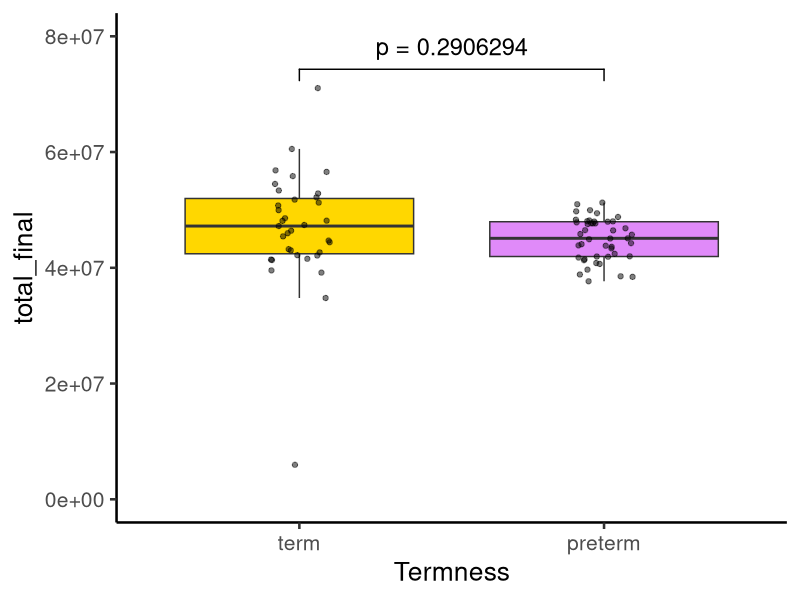
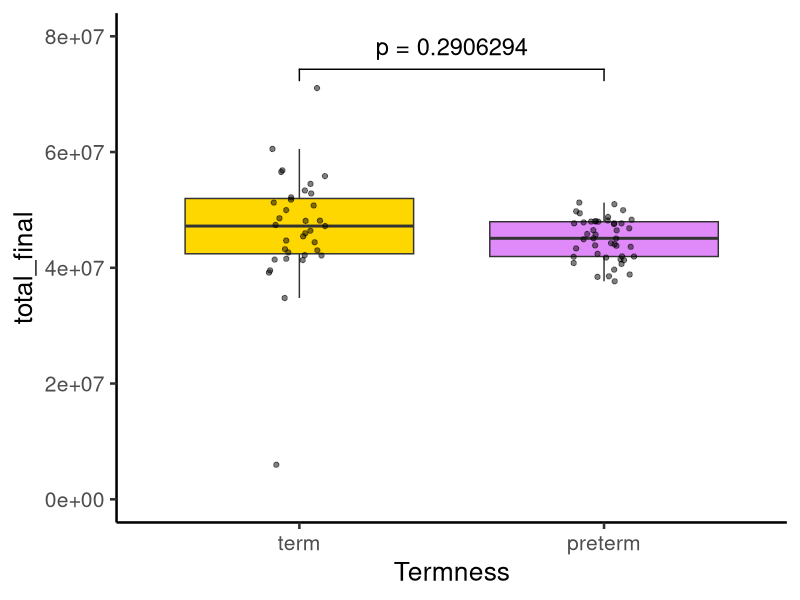

The R script that drew these images, in order:
## ---- chunk 1
df_quality <- read.delim("quality_summary.tsv")

library(readxl)
df_clinic <- read_excel("df_clinic_final.xlsx")
df_clinic <- as.data.frame(df_clinic)
## ---- chunk 2
df_quality <- df_quality[df_quality$Sample %in% df_clinic$Sample, ]
## ---- chunk 3
df_quality_all <- merge(x = df_quality,
                        y = df_clinic[ , c("Sample", "Termness")],
                        all.x = TRUE,
                        by = "Sample")
## ---- chunk 4
df_quality_all$Termness <- factor(df_quality_all$Termness,
                                  levels = c("term",
                                             "preterm"))
## ---- chunk 5
library(ggplot2)
library(ggsignif)

ggplot(data = df_quality_all,
       mapping = aes(x = Termness,
                     y = total_final,
                     fill = Termness)) +
  
  geom_boxplot(outliers = F) +

  geom_jitter(width = 0.1,
              alpha = 0.5) +
  
  scale_y_continuous(limits = c(0e7,8e7)) +
  
  scale_fill_manual(values = c("#FFD700", "#E08AF9")) +
  
   ggsignif:::geom_signif(comparisons =  list(c("term", "preterm")),
                         map_signif_level = function(p_ok) {

                          capture.output(cat(p_ok)) -> p_ok_final
                         paste0("p", " = ", p_ok_final)

                         },
                         textsize = 6,
                         vjust = -0.5,
                         # step_increase = 0.6,
                         test = "t.test",
                         test.args = list(paired = F)
                         ) +
  
  theme_classic(base_size = 19) +
  
  theme(legend.position = "none")

ggsave(filename = "FIGURE_1_QUALITY_TRIMMING.svg",
       width = 9,
       height = 6)
## ---- chunk 6
